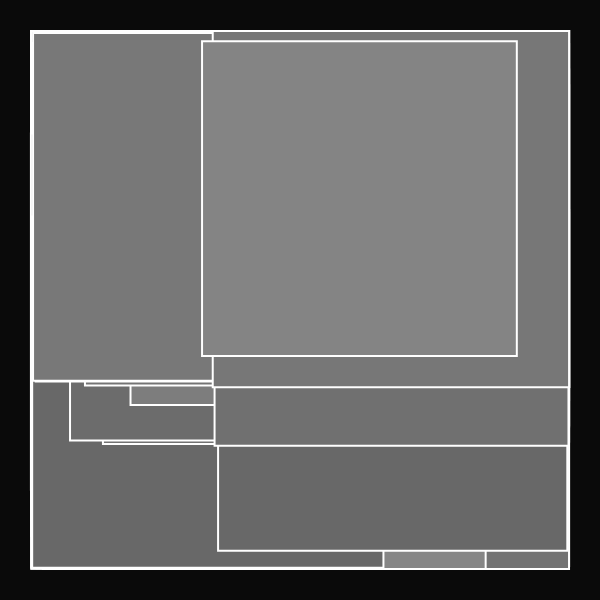
Frame 1 (no input)
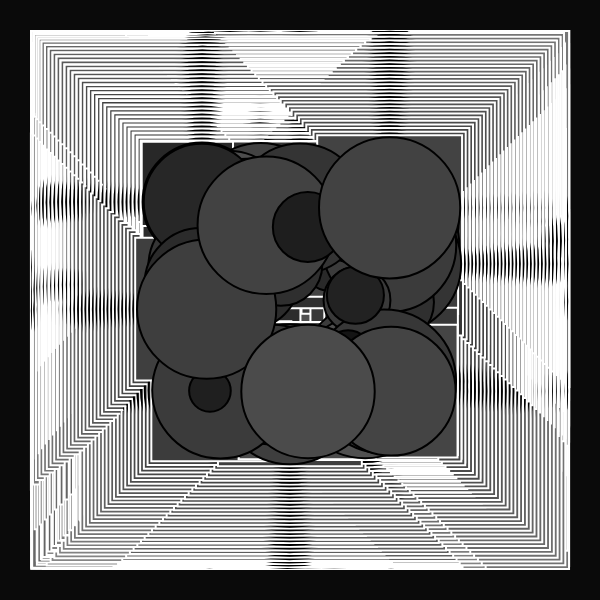
Frame 60 (no input)
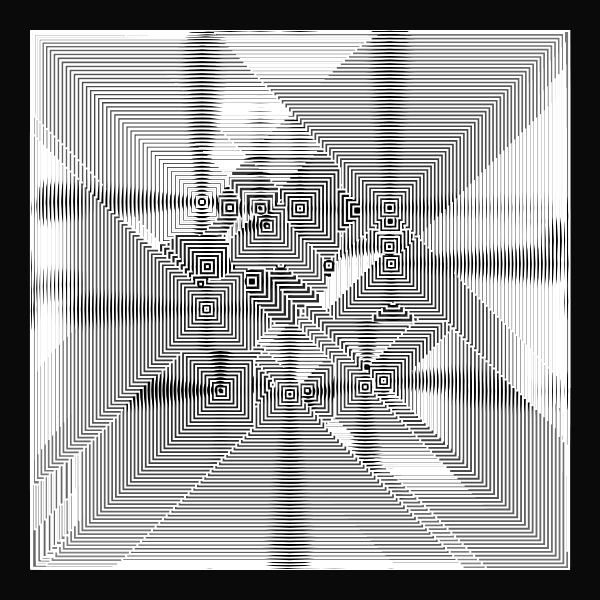
Frame 120 (the mouse pressed at the canvas centre since frame 60)

The p5.js sketch that drew these frames (run headless with seeded random() and noise() and a simulated clock; from frame 60 on, the mouse is pressed at the canvas centre):

// p5.js sketch
// ── sketch.js
//inspo from Fiona 

let moverSystems = [];
let num = 10;
let cells, cols, rows;
let offset, margin;
let cellW, cellH;
let bg;
let graphics;



function setup() {
  w = 600;
  var canvas;
    if(windowWidth>=600 && windowHeight >=600){
      canvas = createCanvas(600, 600);
    }
    else{
      canvas = createCanvas(windowWidth, windowHeight - 100);
    }

  var x = (windowWidth - width) / 2;
  var y = (windowHeight - height) / 2;

  canvas.position(x, y);
  background(0);
  noStroke();

  graphics = createGraphics(width, height);
  graphics.colorMode(HSB, 360, 100, 100, 100);

  cells = 1
  cols = cells;
  rows = cells;
  offset = width / 5;
  margin = offset / 5;
  cellW = (width - offset * 2 - margin * (cols - 1)) / cols;
  cellH = (height - offset * 2 - margin * (rows - 1)) / rows;
  

  for (let j = 0; j < rows; j++) {
    for (let i = 0; i < cols; i++) {
      let x = map(i, 0, cols, offset, width - offset + margin);
      let y = map(j, 0, rows, offset, width - offset + margin);
      let b = new Bound(x, y, cellW, cellH);
      moverSystems.push(new MoverSystem(b, int(random(10, 20))*map(cells,2,7,10,5), cellW/2, cellW/8));
      moverSystems[i].render();
    }
  }
  background(10);
  image(graphics,0,0);

}


function draw(){
  rectMode(CENTER)
  for (let ms of moverSystems) {
    ms.update();
    ms.render();
  }
  if(frameCount >300){
    noLoop();
  }
}

class Mover {
  constructor(x, y, d, c1, c2) {
    this.pos = createVector(x, y);
    this.noiseScale = createVector(200,-500,400);
    this.d = d;
    this.dLife = d/random(100);
    this.maxD = this.d;
    this.c1 = c1;
    this.c2 = c2;
  }
  update() {
    let n = map(noise(this.pos.x / this.noiseScale.x, this.pos.y / this.noiseScale.y), 0, 1, 600, -200);
    let vel = createVector(sin(n), sin(n));
    this.pos.add(vel);
    this.d -= this.dLife;
    this.d = constrain(this.d, 0, this.maxD);
  }
  render() {
    colorMode(RGB);
    let c = lerpColor(color(this.c1), color(this.c2 + 100), this.d/this.maxD);
    let cLine = lerpColor(color(this.c1), color(this.c2), this.d/this.maxD - 100);

    fill(c, 15);
    strokeWeight(2)
    stroke(255)
    if(frameCount%2 == 0){
      stroke(0);
      ellipse(this.pos.x, this.pos.y, this.d*2, this.d*2);
    }
    else{
      rect(this.pos.x, this.pos.y, this.d*2, this.d*2);

    }
  }
}

class MoverSystem {
  constructor(b, n, d, p) {
    this.movers = [];
    this.b = b;
    this.n = n;
    this.d = d;
    this.p = p;
    for (let i = 0; i < this.n; i++) {
      let c1 = random(p);
      let c2 = c1;
      while (c1 == c2) {
        c2 = random(p);
      }
      this.movers.push(new Mover(random(this.b.x, this.b.x + this.b.w), random(this.b.y, this.b.y + this.b.h), this.d, c1, c2));
    }
  }
  update() {
    for (let m of this.movers) {
      m.update();
      this.b.checkBound(m);
    }
  }
  render() {
    for (let m of this.movers) {
      m.render();
    }
  }
}



class Bound {
  constructor(x, y, w, h) {
    this.x = x;
    this.y = y;
    this.w = w;
    this.h = h;
  }
  checkBound(m) {
    if (m.pos.x - m.d / 2 < this.x) m.pos.x = this.x + m.d / 2;
    if (m.pos.x + m.d / 2 > this.x + this.w) m.pos.x = this.x + this.w - m.d / 2;
    if (m.pos.y - m.d / 2 < this.y) m.pos.y = this.y + m.d / 2;
    if (m.pos.y + m.d / 2 > this.y + this.h) m.pos.y = this.y + this.h - m.d / 2;
  }
  render() {
    //noFill();
    ellipse(this.x, this.y, this.w, this.h);
  }
}
